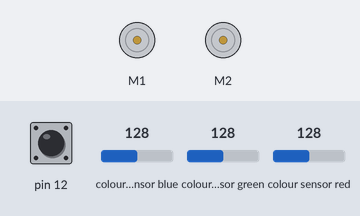
Recording of a sketch running on a simulated Arduino Uno, built with avr-gcc and run on an emulated ATmega328P. Parts: 2 × DC motor (green arrow = forward, orange = backward, longer = faster). The test bench sets the inputs (shaded band); at power-on: pin 12 HIGH, colour sensor blue 128, colour sensor green 128, colour sensor red 128.

Above: at 0.8 s.
0.9 s: pin 12 pulled LOW for 0.15 s
At 2.3 s:
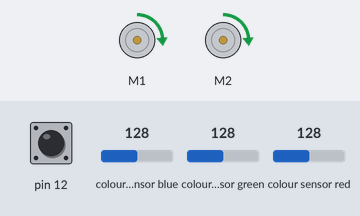
4.0 s: pin 12 pulled LOW for 1 s
At 5.28 s:
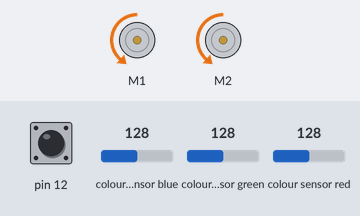
At 6.2 s:
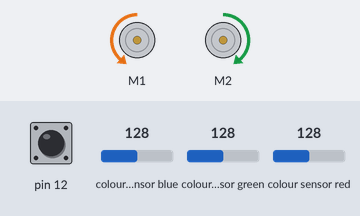
Timing chart, 0 to 13.9 s (numbered marks = the images above; inputs shaded):
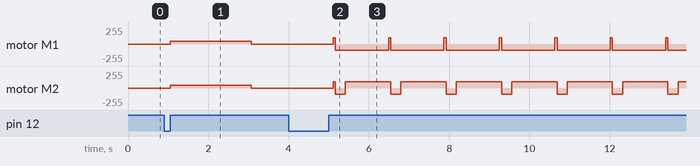

The sketch:

robotsinsa_color.ino
```cpp
#include <Wire.h>
#include <ZumoMotors.h>        //モータのライブラリ
#include <Adafruit_TCS34725.h> //カラーセンサのライブラリ
#include <Pushbutton.h>

Pushbutton button(ZUMO_BUTTON);

#define WHITE     0 //白
#define BLACK     1 //黒
#define RED       2 //赤
#define BLUE      3 //青
#define OTHER     4 //その他
#define INIT     10 //初期状態
#define FORWARD  11 //直進
#define ROTATE   12 //回転
#define STOP     13 //停止
#define FORCOLOR 14 //直進(青線,赤線上)

//モータのglobal変数
ZumoMotors motors;
int motorL, motorR;

//カラーセンサのglobal変数
Adafruit_TCS34725 tcs = Adafruit_TCS34725(TCS34725_INTEGRATIONTIME_2_4MS, TCS34725_GAIN_60X);
float red_G, green_G, blue_G; // カラーセンサで読み取ったRGB値（0-255）

//状態遷移のglobal変数
int mode;                 //ロボットの状態（初期状態／直進／回転／停止）
unsigned long start_time; //時間計測の開始時間

void task() {
  switch (mode) {
    case INIT: //初期状態
      mode = FORWARD;
      break;

    case FORWARD: //直進
      motorL = motorR = 150;
      if ( identify_color( 0, 0, 0 ) ) { // 黒色なら
        mode = ROTATE;
        start_time = millis();
      } else if ( identify_color( 170, 80, 50 ) || identify_color( 40, 80, 110 ) ) { // 赤色もしくは青色なら
        mode = STOP;
        start_time = millis();
      }
      break;

    case ROTATE: //回転
      if (millis() - start_time < 300) { //0.3秒後退
        motorL = motorR = -150;
      } else if (millis() - start_time < 1300) { //1秒回転
        motorL = -150;
        motorR = 150;
      } else {
        mode = FORWARD;
      }
      if ( identify_color( 170, 80, 50 ) || identify_color( 40, 80, 110 ) ) { // 赤色もしくは青色なら
        mode = STOP;
        start_time = millis();
      }
      break;

    case STOP: //停止
      motorL = motorR = 0;
      if (millis() - start_time > 1000) { //1秒経過したら
        mode = FORCOLOR;
      }
      break;

    case FORCOLOR: //直進(青線赤線上)
      motorL = motorR = 150;
      if ( identify_color( 255, 255, 255 ) ) { // 白色なら
        mode = FORWARD;
      } else if ( identify_color( 0, 0, 0 ) ) { // 黒色なら
        mode = ROTATE;
        start_time = millis();
      }
      break;
  }
}

void setup() {
  Serial.begin(9600);
  tcs.begin();
  Wire.begin();

  button.waitForButton(); // Zumo buttonが押されるまで待機
  CalibrationColorSensor(); // カラーセンサーのsetupとキャリブレーション

  button.waitForButton(); // Zumo buttonが押されるまで待機
  mode = INIT;
  motorL = motorR = 0;
}

void loop() {
  //モータを駆動
  motors.setSpeeds(motorL, motorR);

  getRGB(red_G, green_G, blue_G); // カラーセンサでRGB値を取得(0-255)

  task(); //zumoロボットのモード変化
}

int identify_color( int red, int green, int blue )
{
  float d2;
  float d2_max = 30; // パラメーター（適宜調整）

  d2 = pow(red - red_G, 2) + pow(green - green_G, 2) + pow(blue - blue_G, 2);
  if ( d2 < d2_max * d2_max )
    return 1;
  else
    return 0;
}
```

color.ino
```cpp
#include <Adafruit_TCS34725.h> // カラーセンサライブラリのヘッダーファイル

unsigned int r_min, g_min, b_min; // このグローバル変数はこのファイル内のみで使用
unsigned int r_max, g_max, b_max;

void  CalibrationColorSensor()
{
  unsigned long timeInit;
  unsigned int r, g, b, clr;

  tcs.begin(); // カラーセンサーのsetup

  motors.setSpeeds(60, 60);

  r_min = 30000; // 十分大きな数
  g_min = 30000;
  b_min = 30000;
  r_max = 0;
  g_max = 0;
  b_max = 0;

  timeInit = millis();

  while ( 1 ) {
    tcs.getRawData(&r, &g, &b, &clr); // rowdataの取得（ポインタ渡し）

    if ( g < r_min ) r_min = r;
    if ( g < g_min ) g_min = g;
    if ( b < b_min ) b_min = b;
    if ( r > r_max ) r_max = r;
    if ( g > g_max ) g_max = g;
    if ( b > b_max ) b_max = b;

    if ( millis() - timeInit > 2000 ) // 2000ms経過したら抜ける
      break;
  }
   motors.setSpeeds(0, 0); // 停止しておく
}


void getRGB( float& r0, float& g0, float& b0) {//（参照渡し）
  unsigned int r, g, b, clr;

  tcs.getRawData(&r, &g, &b, &clr); // rowdataの取得

  r0 = map(r, r_min, r_max, 0, 255);
  g0 = map(g, g_min, g_max, 0, 255);
  b0 = map(b, b_min, b_max, 0, 255);

  if ( r0 < 0.0 ) r0 = 0.0;
  if ( r0 > 255.0 ) r0 = 255.0;
  if ( g0 < 0.0 ) g0 = 0.0;
  if ( g0 > 255.0 ) g0 = 255.0;
  if ( b0 < 0.0 ) b0 = 0.0;
  if ( b0 > 255.0 ) b0 = 255.0;
}
```

Measured:
- after the input at 0.9 s, motor M1, motor M2: stopped → forward 38/255 after 0.15 s, → stopped 2.0 s later
- after the input at 4.0 s, motor M1: alternates forward 95/255 for 0.05 s and backward 95/255 for 1.3 s, starting after 1.1 s; motor M2: stopped → forward 95/255 after 1.1 s, then repeats every 1.4 s: backward 95/255 0.26 s, forward 95/255 1.1 s
